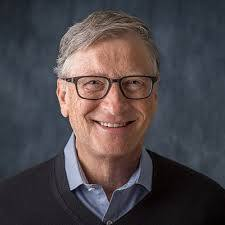
#> input picture ibad_No_other_allow.py/images/bill.jpeg, 225 x 225 px, found by its file name
$ python 4_draw_shape_text.py
#> lines starting #> are read from the running program, lines starting #| are printed output that depends on the picture
import cv2 as cv
import numpy as np

blank = np.zeros((500, 500, 3), dtype="uint8")
cv.imshow("blank", blank)

img = cv.imread("images/bill.jpeg")
#> img is the input picture: shape (225, 225, 3); mean B, G, R 74.1, 70.6, 77.1
cv.imshow("bill ", img)

# # paint  the image a certain colour
# blank[200:300, 300:400]= 0,0,255
# cv.imshow("Green",blank)
# draw a rectangle shape
# cv.rectangle(blank,(0,0),(img.shape[1]//2, img.shape[0]//2), (0,255,0), thickness=-1) #  using Thickness { 3 ,2 , cv.FILLED -1}
# cv.imshow("Rectangle",blank)

# # draw a circle
# cv.circle(blank , (img.shape[1]//2, img.shape[0]//2),40,(0,0,255),thickness=-1)
# cv.imshow("Circle",blank)
# # draw a line
# # cv.line(blank,(0,0),(img.shape[1]//2, img.shape[0]//2), (255,255,255), thickness=3)
# cv.line(blank,(100,250),(300,400), (255,255,255), thickness=3)

# cv.imshow("line",blank)

# writ a text
cv.putText(blank, "Hello suror  Where is Mama jeee", (0, 255),
           cv.FONT_HERSHEY_TRIPLEX, 0.8, (0, 255, 0), thickness=2)
cv.imshow("putText", blank)
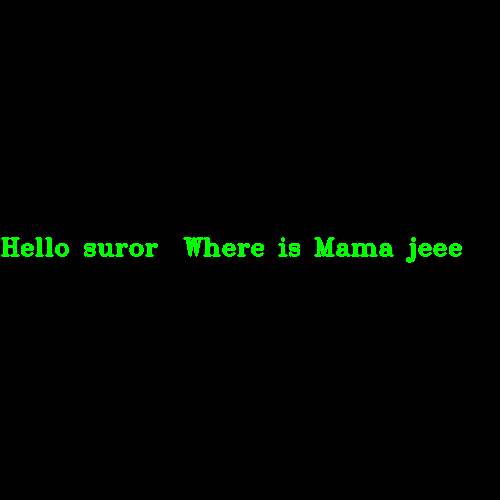
#> window 'putText': shape (500, 500, 3); mean B, G, R 0, 3.8, 0
cv.waitKey(0)
